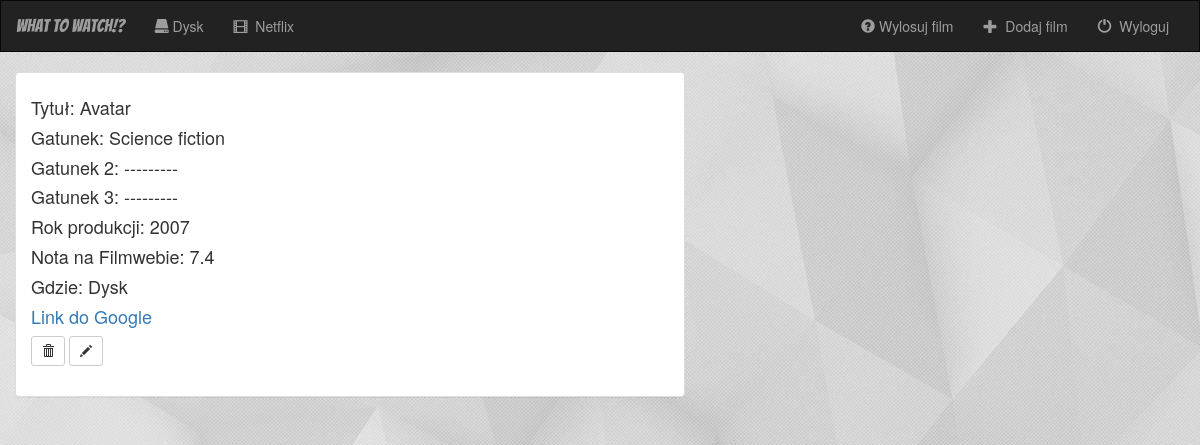
Screenshot of /film/wylosuj/ with the database file from the repository.
### film/models.py (models this page shows, shortened)
class Film(models.Model):
    CHOICE_GENRE = (
        ('Akcja', 'Akcja'),
        ('Animowany', 'Animowany'),
        ('Biograficzny', 'Biograficzny'),
        ('Dokumentalny', 'Dokumentalny'),
        ('Dramat', 'Dramat'),
        ('Familijny', 'Familijny'),
        ('Fantasy', 'Fantasy'),
        ('Gangsterski', 'Gangsterski'),
        ('Historyczny', 'Historyczny'),
        ('Horror', 'Horror'),
        ('Katastroficzny', 'Katastroficzny'),
        ('Komedia', 'Komedia'),
        ('Kryminal', 'Kryminal'),
        ('Melodramat', 'Melodramat'),
        ('Muzyczny', 'Muzyczny'),
        ('Obyczajowy', 'Obyczajowy'),
        ('Polityczny', 'Polityczny'),
        ('Prawniczy', 'Prawniczy'),
        ('Przygodowy', 'Przygodowy'),
        ('Psychologiczny', 'Psychologiczny'),
        ('Science fiction', 'Science fiction'),
        ('Sensacyjny', 'Sensacyjny'),
        ('Sportowy', 'Sportowy'),
        ('Szpiegowski', 'Szpiegowski'),
        ('Sztuki walki', 'Sztuki walki'),
        ('Thriller', 'Thriller'),
        ('Western', 'Western'),
        ('Wojenny', 'Wojenny'),
    )
    CHOICE_GENRE2 = (
        ('---------', '---------'),
        ('Akcja', 'Akcja'),
        ('Animowany', 'Animowany'),
        ('Biograficzny', 'Biograficzny'),
        ('Dokumentalny', 'Dokumentalny'),
        ('Dramat', 'Dramat'),
        ('Familijny', 'Familijny'),
        ('Fantasy', 'Fantasy'),
        ('Gangsterski', 'Gangsterski'),
        ('Historyczny', 'Historyczny'),
        ('Horror', 'Horror'),
        ('Katastroficzny', 'Katastroficzny'),
        ('Komedia', 'Komedia'),
        ('Kryminal', 'Kryminal'),
        ('Melodramat', 'Melodramat'),
        ('Muzyczny', 'Muzyczny'),
        ('Obyczajowy', 'Obyczajowy'),
        ('Polityczny', 'Polityczny'),
        ('Prawniczy', 'Prawniczy'),
        ('Przygodowy', 'Przygodowy'),
        ('Psychologiczny', 'Psychologiczny'),
        ('Science fiction', 'Science fiction'),
        ('Sensacyjny', 'Sensacyjny'),
        ('Sportowy', 'Sportowy'),
        ('Szpiegowski', 'Szpiegowski'),
        ('Sztuki walki', 'Sztuki walki'),
        ('Thriller', 'Thriller'),
        ('Western', 'Western'),
        ('Wojenny', 'Wojenny'),
    )
    CHOICE_WHERE = (
        ('Dysk', 'Dysk'),
        ('Netflix', 'Netflix'),
    )
    tytul = models.CharField(max_length=500)
    gatunek = models.CharField(max_length=20, choices=CHOICE_GENRE)
    gatunek2 = models.CharField(max_length=20, choices=CHOICE_GENRE2, default='1')
    gatunek3 = models.CharField(max_length=20, choices=CHOICE_GENRE2, default='1')
    rok = models.IntegerField(null=True, default=2000)
    nota = models.DecimalField(null=True, blank=True, decimal_places=1, max_digits=10, default=7.5)
    gdzie = models.CharField(max_length=8, choices=CHOICE_WHERE, default=1)

### film/views.py (the view)
def drawing(request):
    draw = Film.objects.all().order_by('?')[0]
    return render(request, 'film/drawing.html', {'draw': draw})

### film/templates/film/drawing.html (shortened to what this page needs)
{% extends 'film/base.html' %}
{% block body %}
<div class="container-fluid">
    <div class="row">
        <div class="col-sm-12 col-md-7">
            <div class="panel panel-default">
                <div class="panel-body">
                    <form class="form-horizontal" action="" method="post" enctype="multipart/form-data">
                        <div class="form-group">
                            <div class="col-xs-8 col-xs-10">
                                <h4>Tytuł: {{ draw.tytul }}</h4>
                                <h4>Gatunek: {{ draw.gatunek }}</h4>
                                <h4>Gatunek 2: {{ draw.gatunek2 }}</h4>
                                <h4>Gatunek 3: {{ draw.gatunek3 }}</h4>
                                <h4>Rok produkcji: {{ draw.rok }}</h4>
                                <h4>Nota na Filmwebie: {{ draw.nota }}</h4>
                                <h4>Gdzie: {{ draw.gdzie }}</h4>
                                <h4><a id="link-google" href="https://www.google.pl/search?q={{ draw.tytul }} film" target="_blank"> Link do
                                    Google</a></h4>
                                <form action="{% url 'film:film-delete' draw.id %}" method="post"
                                      style="display: inline;">
                                    <button type="submit" class="btn btn-default btn-sm" title="Usuń">
                                        <span class="glyphicon glyphicon-trash"></span>
                                    </button>
                                    <a href="{% url 'film:film-update' draw.id %}" class="btn btn-default btn-sm"
                                       role="button" title="Edytuj">
                                        <span class="glyphicon glyphicon-pencil"></span>
                                    </a>
                                </form>
                            </div>
                        </div>
                    </form>
                </div>
            </div>
        </div>
    </div>
</div>
{% endblock %}

### film/static/film/style.css (style rules this page uses)
body { background: url("images/background.png"); }

### rows the page displays
Film: tytul "Avatar", gatunek "Science fiction", gatunek2 "---------", gatunek3 "---------", rok "2007", nota "7.4", gdzie "Dysk"
